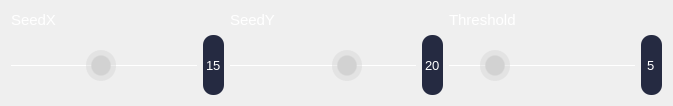
          <widget class="QWidget" name="regionGrowPage">
           <layout class="QHBoxLayout" name="horizontalLayout_4">
            <item>
             <layout class="QGridLayout" name="secondSliderContainer_6" rowstretch="50,50" columnstretch="80,5">
              <item row="0" column="0">
               <widget class="QLabel" name="seedXSliderLabel">
                <property name="font">
                 <font>
                  <family>Microsoft Sans Serif</family>
                  <pointsize>11</pointsize>
                 </font>
                </property>
                <property name="styleSheet">
                 <string notr="true">color: rgb(255, 255, 255)</string>
                </property>
                <property name="text">
                 <string>SeedX</string>
                </property>
                <property name="alignment">
                 <set>Qt::AlignBottom|Qt::AlignLeading|Qt::AlignLeft</set>
                </property>
               </widget>
              </item>
              <item row="1" column="0">
               <widget class="QSlider" name="seedXSlider">
                <property name="sizePolicy">
                 <sizepolicy hsizetype="Expanding" vsizetype="Preferred">
                  <horstretch>0</horstretch>
                  <verstretch>0</verstretch>
                 </sizepolicy>
                </property>
                <property name="styleSheet">
                 <string notr="true">QSlider:horizontal {
    min-height: 60px;
}
QSlider::groove:horizontal {
    height: 1px;
    background: white; 
}
QSlider::handle:horizontal {
    width: 30px;
    margin-top: -15px;
    margin-bottom: -15px;
    border-radius: 15px;
    background: qradialgradient(spread:reflect, cx:0.5, cy:0.5, radius:0.5, fx:0.5, fy:0.5, stop:0.6 rgba(210, 210, 210, 255), stop:0.7 rgba(210, 210, 210, 100));
}
QSlider::handle:horizontal:hover {
    background: qradialgradient(spread:reflect, cx:0.5, cy:0.5, radius:0.5, fx:0.5, fy:0.5, stop:0.6 rgba(255, 255, 255, 255), stop:0.7 rgba(255, 255, 255, 100));
}</string>
                </property>
                <property name="minimum">
                 <number>1</number>
                </property>
                <property name="maximum">
                 <number>30</number>
                </property>
                <property name="value">
                 <number>15</number>
                </property>
                <property name="orientation">
                 <enum>Qt::Horizontal</enum>
                </property>
               </widget>
              </item>
              <item row="1" column="1">
               <widget class="QLineEdit" name="seedXSliderValue">
                <property name="sizePolicy">
                 <sizepolicy hsizetype="Expanding" vsizetype="Preferred">
                  <horstretch>0</horstretch>
                  <verstretch>0</verstretch>
                 </sizepolicy>
                </property>
                <property name="font">
                 <font>
                  <family>Microsoft Sans Serif</family>
                  <pointsize>10</pointsize>
                 </font>
                </property>
                <property name="styleSheet">
                 <string notr="true">QLineEdit {
background-color: #252a41;
border: 0;
border-radius: 10px;
color: #fff;
}</string>
                </property>
                <property name="text">
                 <string>15</string>
                </property>
                <property name="alignment">
                 <set>Qt::AlignCenter</set>
                </property>
               </widget>
              </item>
             </layout>
            </item>
            <item>
             <layout class="QGridLayout" name="thirdSliderContainer" rowstretch="50,50" columnstretch="80,5">
              <item row="1" column="0">
               <widget class="QSlider" name="seedYSlider">
                <property name="sizePolicy">
                 <sizepolicy hsizetype="Expanding" vsizetype="Preferred">
                  <horstretch>0</horstretch>
                  <verstretch>0</verstretch>
                 </sizepolicy>
                </property>
                <property name="styleSheet">
                 <string notr="true">QSlider:horizontal {
    min-height: 60px;
}
QSlider::groove:horizontal {
    height: 1px;
    background: white; 
}
QSlider::handle:horizontal {
    width: 30px;
    margin-top: -15px;
    margin-bottom: -15px;
    border-radius: 15px;
    background: qradialgradient(spread:reflect, cx:0.5, cy:0.5, radius:0.5, fx:0.5, fy:0.5, stop:0.6 rgba(210, 210, 210, 255), stop:0.7 rgba(210, 210, 210, 100));
}
QSlider::handle:horizontal:hover {
    background: qradialgradient(spread:reflect, cx:0.5, cy:0.5, radius:0.5, fx:0.5, fy:0.5, stop:0.6 rgba(255, 255, 255, 255), stop:0.7 rgba(255, 255, 255, 100));
}</string>
                </property>
                <property name="minimum">
                 <number>1</number>
                </property>
                <property name="maximum">
                 <number>30</number>
                </property>
                <property name="value">
                 <number>20</number>
                </property>
                <property name="orientation">
                 <enum>Qt::Horizontal</enum>
                </property>
               </widget>
              </item>
              <item row="0" column="0">
               <widget class="QLabel" name="seedYSliderLabel">
                <property name="font">
                 <font>
                  <family>Microsoft Sans Serif</family>
                  <pointsize>11</pointsize>
                 </font>
                </property>
                <property name="styleSheet">
                 <string notr="true">color: rgb(255, 255, 255)</string>
                </property>
                <property name="text">
                 <string>SeedY</string>
                </property>
                <property name="alignment">
                 <set>Qt::AlignBottom|Qt::AlignLeading|Qt::AlignLeft</set>
                </property>
               </widget>
              </item>
              <item row="1" column="1">
               <widget class="QLineEdit" name="seedYSliderValue">
                <property name="sizePolicy">
                 <sizepolicy hsizetype="Expanding" vsizetype="Preferred">
                  <horstretch>0</horstretch>
                  <verstretch>0</verstretch>
                 </sizepolicy>
                </property>
                <property name="font">
                 <font>
                  <family>Microsoft Sans Serif</family>
                  <pointsize>10</pointsize>
                 </font>
                </property>
                <property name="styleSheet">
                 <string notr="true">QLineEdit {
background-color: #252a41;
border: 0;
border-radius: 10px;
color: #fff;
}</string>
                </property>
                <property name="text">
                 <string>20</string>
                </property>
                <property name="alignment">
                 <set>Qt::AlignCenter</set>
                </property>
               </widget>
              </item>
             </layout>
            </item>
            <item>
             <layout class="QGridLayout" name="firstSliderContainer" rowstretch="50,50" columnstretch="80,5">
              <item row="1" column="0">
               <widget class="QSlider" name="rGrowThresholdSlider">
                <property name="sizePolicy">
                 <sizepolicy hsizetype="Expanding" vsizetype="Preferred">
                  <horstretch>0</horstretch>
                  <verstretch>0</verstretch>
                 </sizepolicy>
                </property>
                <property name="styleSheet">
                 <string notr="true">QSlider:horizontal {
    min-height: 60px;
}
QSlider::groove:horizontal {
    height: 1px;
    background: white; 
}
QSlider::handle:horizontal {
    width: 30px;
    margin-top: -15px;
    margin-bottom: -15px;
    border-radius: 15px;
    background: qradialgradient(spread:reflect, cx:0.5, cy:0.5, radius:0.5, fx:0.5, fy:0.5, stop:0.6 rgba(210, 210, 210, 255), stop:0.7 rgba(210, 210, 210, 100));
}
QSlider::handle:horizontal:hover {
    background: qradialgradient(spread:reflect, cx:0.5, cy:0.5, radius:0.5, fx:0.5, fy:0.5, stop:0.6 rgba(255, 255, 255, 255), stop:0.7 rgba(255, 255, 255, 100));
}</string>
                </property>
                <property name="minimum">
                 <number>1</number>
                </property>
                <property name="maximum">
                 <number>6</number>
                </property>
                <property name="value">
                 <number>2</number>
                </property>
                <property name="orientation">
                 <enum>Qt::Horizontal</enum>
                </property>
               </widget>
              </item>
              <item row="1" column="1">
               <widget class="QLineEdit" name="rGrowThresholdSliderValue">
                <property name="sizePolicy">
                 <sizepolicy hsizetype="Expanding" vsizetype="Preferred">
                  <horstretch>0</horstretch>
                  <verstretch>0</verstretch>
                 </sizepolicy>
                </property>
                <property name="font">
                 <font>
                  <family>Microsoft Sans Serif</family>
                  <pointsize>10</pointsize>
                 </font>
                </property>
                <property name="styleSheet">
                 <string notr="true">QLineEdit {
background-color: #252a41;
border: 0;
border-radius: 10px;
color: #fff;
}</string>
                </property>
                <property name="text">
                 <string>5</string>
                </property>
                <property name="alignment">
                 <set>Qt::AlignCenter</set>
                </property>
               </widget>
              </item>
              <item row="0" column="0" colspan="2">
               <widget class="QLabel" name="rGrowThresholdLabel">
                <property name="font">
                 <font>
                  <family>Microsoft Sans Serif</family>
                  <pointsize>11</pointsize>
                 </font>
                </property>
                <property name="styleSheet">
                 <string notr="true">color: rgb(255, 255, 255)</string>
                </property>
                <property name="text">
                 <string>Threshold</string>
                </property>
                <property name="alignment">
                 <set>Qt::AlignBottom|Qt::AlignLeading|Qt::AlignLeft</set>
                </property>
               </widget>
              </item>
             </layout>
            </item>
           </layout>
          </widget>
